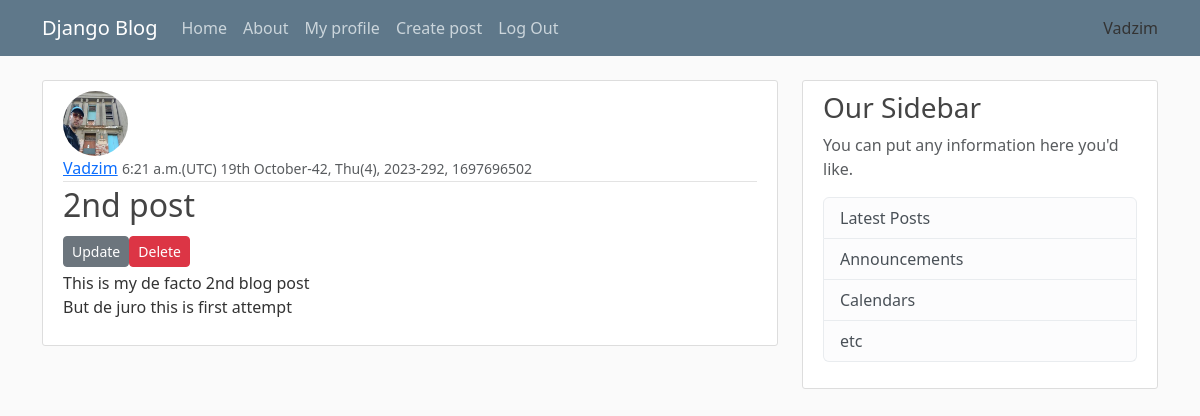
The app's page /post/1/ (signed in) with its own data.
### blog/models.py (models this page shows, shortened)
class Post(models.Model):
    title = models.CharField(max_length=100)
    content=models.TextField()
    date_posted = models.DateTimeField(default=timezone.now)
    author = models.ForeignKey(User,  on_delete = models.CASCADE)

### users/models.py (models this page shows, shortened)
class Profile(models.Model):
    user = models.OneToOneField(User, on_delete=models.CASCADE)
    picture = models.ImageField(default='picture.jpg', upload_to='profile_pics')

### blog/views.py (the view)
# urls.py: path('post/<int:pk>/', views.Post_view.as_view(), name = 'post'),
class Post_view(DetailView):
    model = Post

### blog/templates/blog/post_detail.html
{% extends "blog/base.html" %}
{% block content %}
  <article class="media content-section">
    <img class="rounded-circle article-img" src="{{ object.author.profile.picture.url }}">
    <div class="media-body">
      <div class="article-metadata">
        <a class="mr-2" href="{% url 'user-posts' object.author.username %}">{{ post.author }}</a>
        <small class="text-muted">{{ object.date_posted|date:"P(e) dS E-W, D(w), o-z, U" }}</small>
      </div>
      <h2 class="article-title">{{ object.title }}</h2>
      {% if object.author == user %}
        <div>
          <a class="btn btn-secondary btn-sm " href="{% url 'update-post' object.pk %}">Update</href>
          <a class="btn btn-danger btn-sm mt-1 mb-1" href="{% url 'delete-post' post.id %}">Delete</a>
        </div>
      {% endif %}
      <p class="article-content">{{ object.content }}</p>
    </div>
  </article>
{% endblock content %}

### blog/templates/blog/base.html (shortened to what this page needs)
{% load static %}
<!DOCTYPE html>
<html>
<head>
    <link href="https://cdn.jsdelivr.net/npm/bootstrap@5.3.1/dist/css/bootstrap.min.css" rel="stylesheet"
>
    <link rel="stylesheet" type="text/css" href="{% static 'blog/main.css' %}">
</head>
<body>
    <header class="site-header">
        <nav class="navbar navbar-expand-md navbar-dark bg-steel fixed-top">
            <div class="container">
                <a class="navbar-brand mr-4" href="{% url 'blog-home' %}">Django Blog</a>
                <div class="collapse navbar-collapse" id="navbarToggle">
                    <div class="navbar-nav mr-auto">
                        <a class="nav-item nav-link" href="{% url 'blog-home' %}">Home</a>
                        <a class="nav-item nav-link" href="{% url 'blog-about' %}">About</a>
                    </div>
                    {% if not user.is_authenticated %}
                    <div class="navbar-nav">
                        <a class="nav-item nav-link" href="{% url 'login' %}">Login</a>
                        <a class="nav-item nav-link" href=" {% url 'userregister' %}">Register</a>
                    </div>
                    {% else %}
                    <div class="navbar-nav">
                        <a class="nav-item nav-link" href="{% url 'profil'|slugify %}">My profile</a>
                        <a class="nav-item nav-link" href="{% url 'create-post' %}">Create post</a>
                        <a class="nav-item nav-link" href=" {% url 'logout' %}">Log Out</a>
                    </div>
                    {% endif %}
                </div>
                {{ user.username }}
            </div>
        </nav>
    </header>
    <main role="main" class="container">
        <div class="row">
            <div class="col-md-8">
                {% block content %}{% endblock %}
            </div>
            <div class="col-md-4">
                <div class="content-section">
                    <h3>Our Sidebar</h3>
                    <p class='text-muted'>You can put any information here you'd like.
                    <ul class="list-group">
                        <li class="list-group-item list-group-item-light">Latest Posts</li>
                        <li class="list-group-item list-group-item-light">Announcements</li>
                        <li class="list-group-item list-group-item-light">Calendars</li>
                        <li class="list-group-item list-group-item-light">etc</li>
                    </ul>
                    </p>
                </div>
            </div>
        </div>
    </main>
</body>
</html>

### blog/static/blog/main.css (style rules this page uses)
body { background: #fafafa; color: #333333; margin-top: 5rem; }
h1, h2, h3, h4, h5, h6 { color: #444444; }
ul { margin: 0; }
.bg-steel { background-color: #5f788a; }
.site-header .navbar-nav .nav-link { color: #cbd5db; }
.content-section { background: #ffffff; padding: 10px 20px; border: 1px solid #dddddd; border-radius: 3px; margin-bottom: 20px; }
.article-title { color: #444444; }
.article-content { white-space: pre-line; }
.article-img { height: 65px; width: 65px; margin-right: 16px; }
.article-metadata { padding-bottom: 1px; margin-bottom: 4px; border-bottom: 1px solid #e3e3e3 }

### records on screen
Post: author.profile.picture (picture), author "Vadzim", date_posted "6:21 a.m.(UTC) 19th October-42, Thu(4), 2023-292, 1697696502", title "2nd post", content "This is my de facto 2nd blog post But de juro this is first attempt"

### other values on screen
{{ user.username }} "Vadzim"
